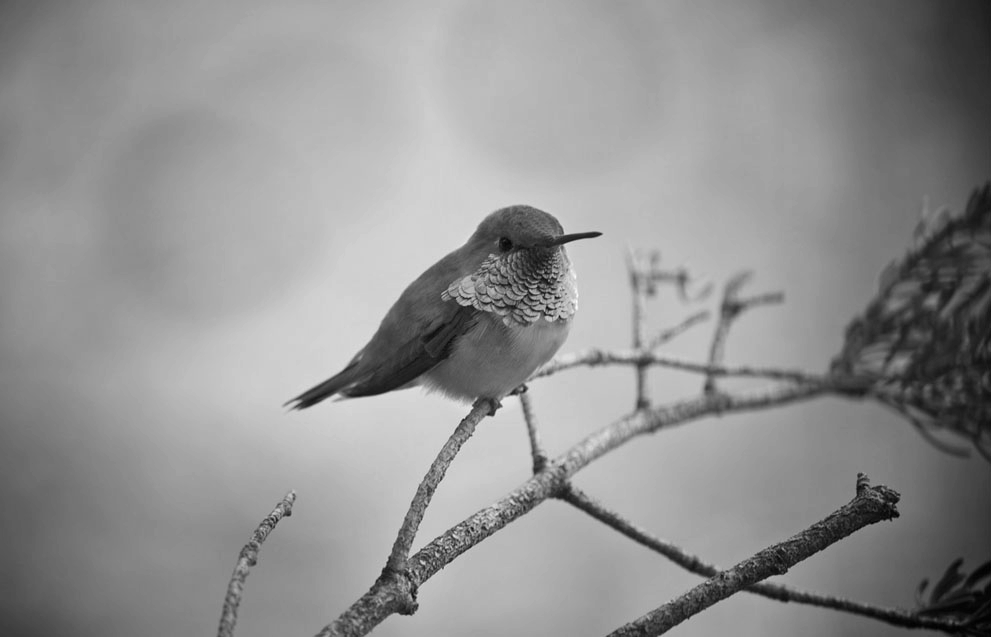
#> input picture CV_HW3_3/bird.png, 991 x 637 px
$ python main.py
#> lines starting #> are read from the running program, lines starting #| are printed output that depends on the picture; after the words box and inside, x2 and y2 are one past the last pixel; in counts of white or black regions, pixels touching at a corner belong together
import numpy as np
import random
from PIL import Image
from matplotlib import pyplot as plt
import cv2
numpydata = np.array(Image.open('bird.png'))
#> numpydata is the input picture: shape (637, 991); min 0, max 254, mean 145.4

#marahel ijad noise
noiseN = 10000
for i in range(noiseN):
    x = random.randint(0, numpydata.shape[1]-1)
    y = random.randint(0, numpydata.shape[0]-1)
    numpydata[y][x] = 0
    x = random.randint(0, numpydata.shape[1]-1)
    y = random.randint(0, numpydata.shape[0]-1)
    numpydata[y][x] = 255
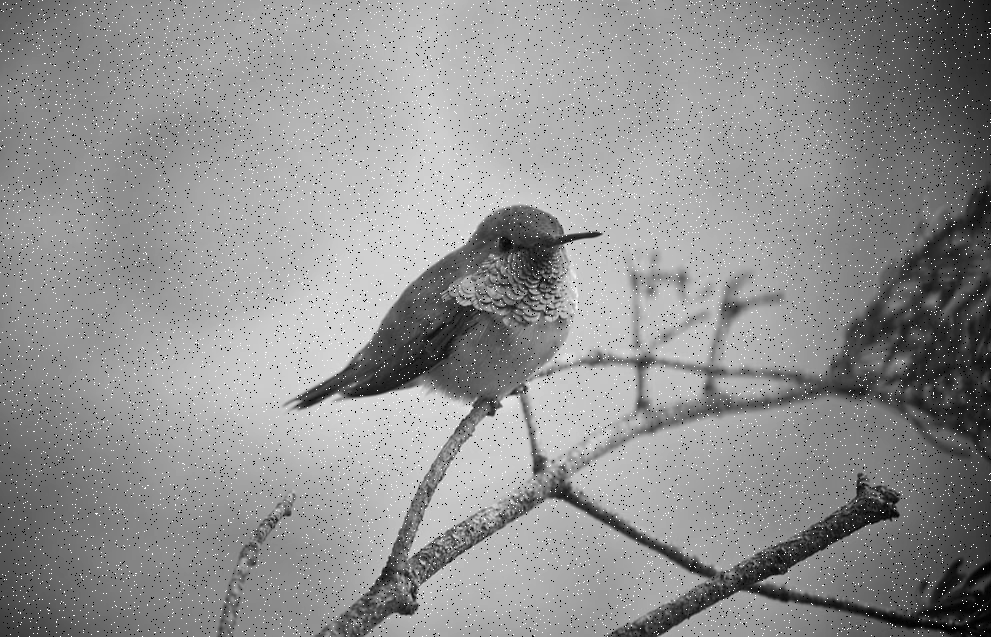
#> numpydata: shape (637, 991); 3.12% of pixels changed, all inside (x1, y1, x2, y2) = (0, 0, 991, 637)
img = Image.fromarray(numpydata)

#bordan aks be hoze ferequance
f = np.fft.fft2(img)
fshift = np.fft.fftshift(f)
magnitude_spectrum = 20*np.log(np.abs(fshift))
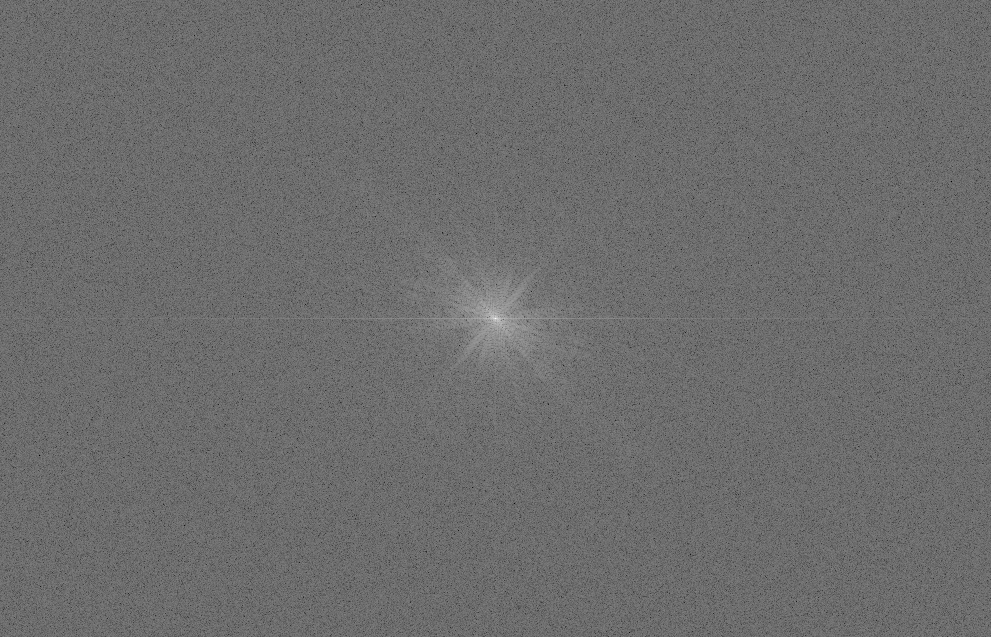
#> magnitude_spectrum: shape (637, 991) float64; min 62.78, max 366.6, mean 192.5; drawn with min black and max white
magNPArr = np.array(magnitude_spectrum)

#filter median
medianFilter = cv2.medianBlur(numpydata,5)

plt.subplot(121),plt.imshow(img, cmap = 'gray')
plt.title('noise Image'), plt.xticks([]), plt.yticks([])
plt.subplot(122),plt.imshow(medianFilter, cmap = 'gray')
plt.title('result'), plt.xticks([]), plt.yticks([])
plt.show()
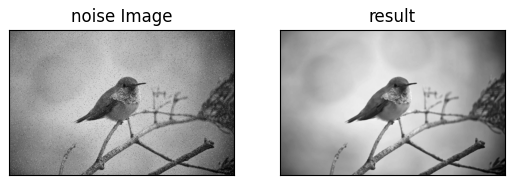
#> figure drawn by matplotlib, 2 panels
